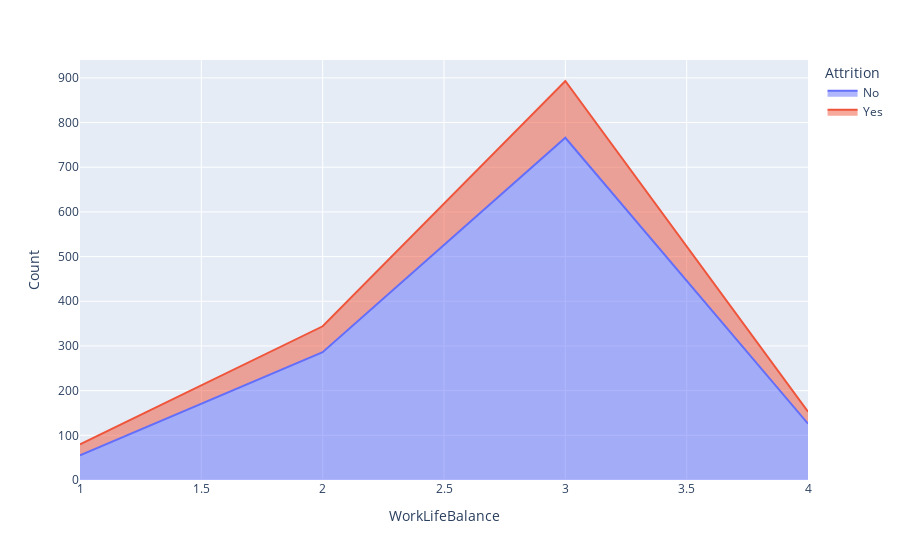

The cell this chart's notebook holds for it:
### Markdown cell above
<h4>6. Does Work Life Balance Impact Overall Attrition Rates?</h4>

### Code cell
worklife_attr = hrdataset.groupby(['WorkLifeBalance' , 'Attrition'])['DailyRate'].count().reset_index(name = 'Count')
px.area(worklife_attr , x = 'WorkLifeBalance' , y = 'Count' , color= 'Attrition')

### Figure 1 — Plotly figure (JSON) as saved in the notebook; plotly's stock layout.template omitted (floating-point values rounded to 4 significant figures)
{"data": [{"hovertemplate": "Attrition=No<br>WorkLifeBalance=%{x}<br>Count=%{y}<extra></extra>", "legendgroup": "No", "line": {"color": "#636efa"}, "mode": "lines", "name": "No", "orientation": "v", "showlegend": true, "stackgroup": "1", "type": "scatter", "x": [1, 2, 3, 4], "xaxis": "x", "y": [55, 286, 766, 126], "yaxis": "y"}, {"hovertemplate": "Attrition=Yes<br>WorkLifeBalance=%{x}<br>Count=%{y}<extra></extra>", "legendgroup": "Yes", "line": {"color": "#EF553B"}, "mode": "lines", "name": "Yes", "orientation": "v", "showlegend": true, "stackgroup": "1", "type": "scatter", "x": [1, 2, 3, 4], "xaxis": "x", "y": [25, 58, 127, 27], "yaxis": "y"}], "layout": {"legend": {"title": {"text": "Attrition"}, "tracegroupgap": 0}, "margin": {"t": 60}, "xaxis": {"anchor": "y", "domain": [0, 1], "title": {"text": "WorkLifeBalance"}}, "yaxis": {"anchor": "x", "domain": [0, 1], "title": {"text": "Count"}}}}
